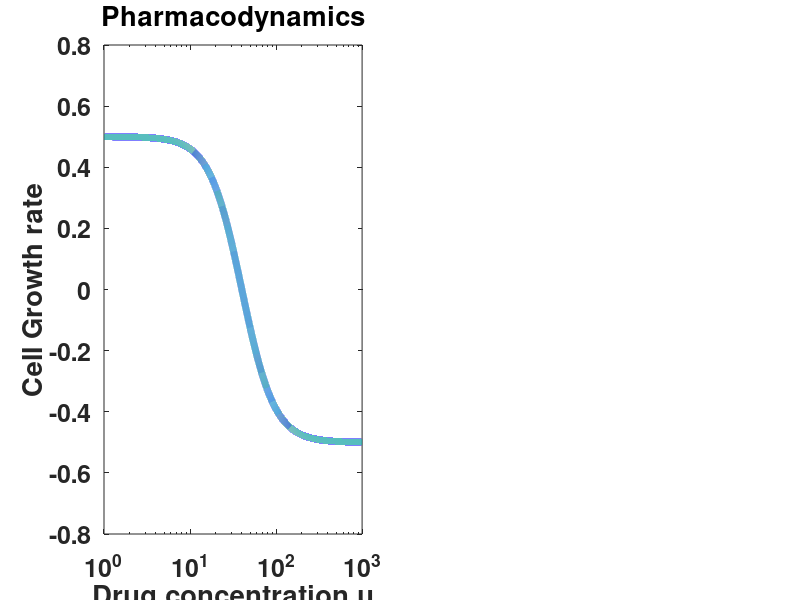

Source code (MATLAB): (Note: this script raises an error after producing the figure.)
%%% Define the model for drug resistance
%%% Teemu Kuosmanen

%%% IMPORTANT: RUN THIS FIRST TO DEFINE THE PARAMETERS TO WORKSPACE

% PARAMETERS
K=1; % scaled carrying capacity
rs=0.5; % growth rate for S
rr=0.8*rs; % growth rate R
m0=10^-6; % control independent, baseline mutation rate
dmax=2*rs; % maximal rate of death as u -> umax
umax=1000; % constraint 1: maximal rate of control
alfa=1*umax^-1*10^-5; % linear coefficient for control dependent mutation rate 
h=40; % rate of control which yields 50 % of max. effect dmax
k=2.3; % steepness of sigmoidal function, hill-function coefficient 
S0=0.99; % initial condition for S, close to K to obtain control law u(S)
R0=0; % initial condition for R

% INITIALIZE
dt=0.001; % time step, make smaller if necessary
Tf=35; % end time
T=0:dt:Tf; % time vector
n=length(T);
S=zeros(1,n); % sensitive pop size as function of time
R=zeros(1,n); % resistent pop size as function of time
S(1)=S0;
R(1)=R0;
lambda1=zeros(1,n); % multiplier function for S
lambda2=zeros(1,n); % multiplier function for R
u=zeros(1,n); % optimal control strategy as function of time

% COST FUNCTION: C(u)= \int_{0}^{Tf} S(t,u(t))*mu(u(t))*dt

% Boundary conditions for the multipliers
lambda1(end)=0;
lambda2(end)=0;

% HAMILTONIAN: H(u) = S*mu + lambda1*fS +lambda2*fR

% Define the model DYNAMICS using function handles
d=@(t,u) -dmax/(1+(u/h)^k)+dmax; % Hill-type sigmoidal dose-response, d(u)
dd=@(u) ((dmax)*(k/h^k)*u^(k-1))/((1+(u/h)^k)^2); % derivative of dose response, d'(u)
mu=@(t,u) m0+alfa*u; % linear dose-dependent mutation rate, \mu(u)

% % independent logistic growth dynamics for S and R
% fS=@(t,S,R,u) rs*S*(1-S/K)-d(t,u)*S-mu(t,u)*S; % logistic growth dynamics for sensitive cells dS/dt; try also gompertz: rs*S*log(K/(S+R))
% fR=@(t,S,R,u) rr*R*(1-R/K)+mu(t,u)*S; % logistic growth dynamics for resistant cells dR/dt
% L1=@(t,lambda1,lambda2,S,R,u) -mu(t,u)-lambda1*(rs*(1-(2*S)/K)-d(t,u)-mu(t,u))-lambda2*mu(t,u); % sensitive multiplier dynamics, dlambda1/dt  
% L2=@(t,lambda1,lambda2,S,R,u) -lambda2*rr*(1-(2*R)/K); % resistant multiplier dynamics, dlambda2/dt

% common carrying capacity
fS=@(t,S,R,u) rs*S*(1-(S+R)/K)-d(t,u)*S-mu(t,u)*S; % logistic growth dynamics for sensitive cells dS/dt; try also gompertz: rs*S*log(K/(S+R))
fR=@(t,S,R,u) rr*R*(1-(S+R)/K)+mu(t,u)*S; % logistic growth dynamics for resistant cells dR/dt
L1=@(t,lambda1,lambda2,S,R,u) -mu(t,u)-lambda1*(rs*(1-(2*S+R)/K)-d(t,u)-mu(t,u))-lambda2*(mu(t,u)-rr*R/K); % sensitive multiplier dynamics, dlambda1/dt  
L2=@(t,lambda1,lambda2,S,R,u) lambda1*rs*S/K-lambda2*rr*(1-(2*R+S)/K); % resistant multiplier dynamics, dlambda2/dt

%% Plot pharmacodynamics and dose-dependent mutation rate
U=logspace(0,3,n);  % Create a log-spaced vector from 0 to umax
D=zeros(1,n); % d(U)
DD=zeros(1,n); % d'(U)
for i=1:n
    t=T(i);
    D(i)=d(t,U(i));
    DD(i)=dd(U(i));
end

% Figure 1B
figure(1)
subplot(1,2,1)
semilogx(U,rs-D,'LineWidth',5)
title('Pharmacodynamics', 'fontsize', 20)
xlabel('Drug concentration u', 'fontsize', 18)
ylabel('Cell Growth rate', 'fontsize', 18)
set(gca,'FontSize', 18, 'FontWeight', 'bold')
xline(h,'--')

subplot(1,2,2)
semilogx(U,mu(0,U)/m0,'LineWidth',5)
title('Linear dose-dependent mutation rate', 'fontsize', 20)
xlabel('Drug concentration u', 'fontsize', 18)
ylabel('Fold change to mutation rate', 'fontsize', 18)
set(gca,'FontSize', 18, 'FontWeight', 'bold')
xline(h,'--')























